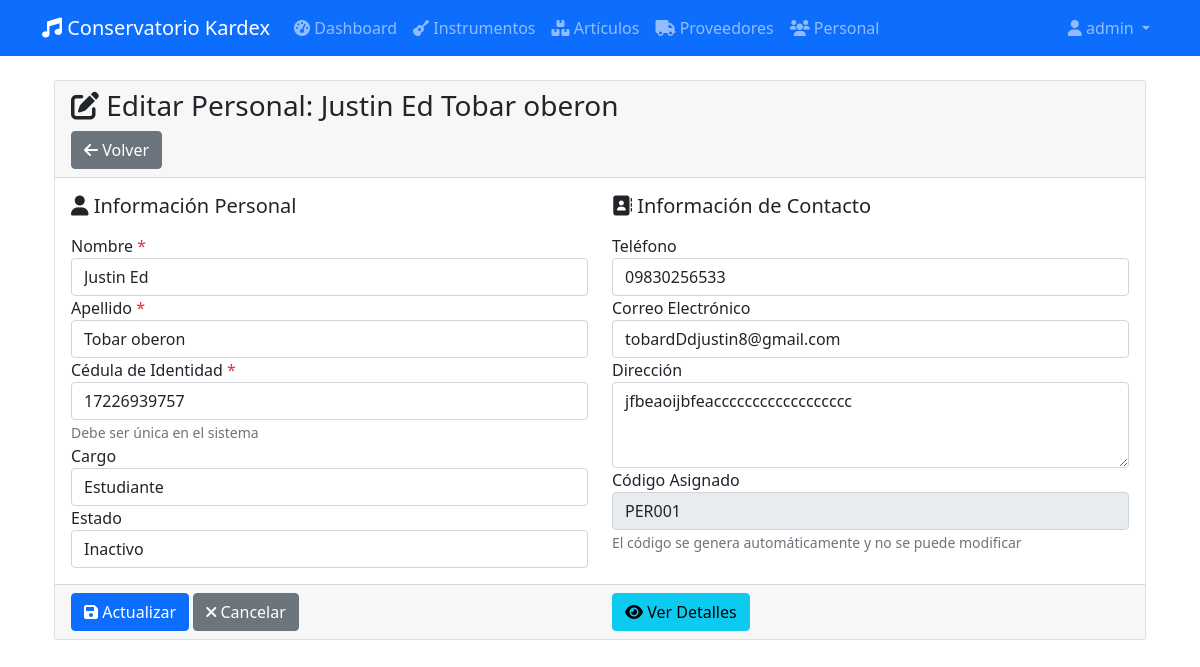
Screenshot of /personal/1/editar (signed in) with the database file from the repository.
### app/database/models.py (models this page shows, shortened)
class BaseModel(db.Model):
    __abstract__ = True
    id = db.Column(db.Integer, primary_key=True)
    created_at = db.Column(db.DateTime, default=datetime.utcnow)
    updated_at = db.Column(db.DateTime, default=datetime.utcnow, onupdate=datetime.utcnow)

class Usuario(UserMixin, BaseModel):
    __tablename__ = 'tb_usuario'
    u_username = db.Column(db.String(50), unique=True, nullable=False)
    u_password = db.Column(db.String(100), nullable=False)  # Almacenará el hash
    movimientos = db.relationship('MovimientoDetalle', backref='usuario', lazy=True)
    @property
    def username(self):
        return self.u_username

class Persona(BaseModel):
    __tablename__ = 'tb_persona'
    pe_codigo = db.Column(db.String(20), unique=True, nullable=False)
    pe_nombre = db.Column(db.String(100), nullable=False)
    pe_apellido = db.Column(db.String(100))
    pe_ci = db.Column(db.String(20))
    pe_telefono = db.Column(db.String(15))
    pe_correo = db.Column(db.String(100))
    pe_direccion = db.Column(db.String(200))
    pe_cargo = db.Column(db.String(50))
    pe_estado = db.Column(db.String(20), default='Activo')
    consumos = db.relationship('Consumo', backref='persona', lazy=True)

### app/routes/web/personal.py (the view, shortened to what this page needs)
@bp.route('/<int:persona_id>/editar', methods=['GET', 'POST'])
@login_required
def editar_personal(persona_id):
    persona = personal_service.obtener_por_id(persona_id)
    if not persona:
        flash('Persona no encontrada', 'error')
        return redirect(url_for('personal.listar_personal'))
    cargos = personal_service.obtener_cargos_disponibles()
    estados = personal_service.obtener_estados_disponibles()
    return render_template('personal/form.html', persona=persona, cargos=cargos, estados=estados)

### app/database/repositories/base.py (called while the page is built)
    def get_by_id(self, id):
        return self.model.query.get(id)

### app/services/personal_service.py (called while the page is built)
    def obtener_por_id(self, persona_id):
        return self.repo.get_by_id(persona_id)

    def obtener_cargos_disponibles(self):
        return [
            'Profesor',
            'Estudiante',
            'Administrativo',
            'Director',
            'Coordinador',
            'Técnico',
            'Investigador'
        ]

    def obtener_estados_disponibles(self):
        return ['Activo', 'Inactivo']

### app/templates/personal/form.html (shortened to what this page needs)
{% extends "base.html" %}
{% block content %}
<div class="container-fluid">
    <div class="row">
        <div class="col-12">
            <div class="card">
                <div class="card-header">
                    <h3 class="card-title">
                        {% if persona %}
                            <i class="fas fa-edit"></i> Editar Personal: {{ persona.pe_nombre }} {{ persona.pe_apellido }}
                        {% else %}
                            <i class="fas fa-plus"></i> Nuevo Personal
                        {% endif %}
                    </h3>
                    <div class="card-tools">
                        <a href="{{ url_for('personal.listar_personal') }}" class="btn btn-secondary">
                            <i class="fas fa-arrow-left"></i> Volver
                        </a>
                    </div>
                </div>
                <form method="POST" id="personalForm">
                    <div class="card-body">
                        <div class="row">
                            <div class="col-md-6">
                                <h5 class="mb-3"><i class="fas fa-user"></i> Información Personal</h5>
                                <div class="form-group">
                                    <label for="nombre">Nombre <span class="text-danger">*</span></label>
                                    <input type="text" class="form-control" id="nombre" name="nombre"
                                           value="{{ persona.pe_nombre if persona else '' }}" required>
                                </div>
                                <div class="form-group">
                                    <label for="apellido">Apellido <span class="text-danger">*</span></label>
                                    <input type="text" class="form-control" id="apellido" name="apellido"
                                           value="{{ persona.pe_apellido if persona else '' }}" required>
                                </div>
                                <div class="form-group">
                                    <label for="ci">Cédula de Identidad <span class="text-danger">*</span></label>
                                    <input type="text" class="form-control" id="ci" name="ci"
                                           value="{{ persona.pe_ci if persona else '' }}" required>
                                    <small class="form-text text-muted">Debe ser única en el sistema</small>
                                </div>
                                <div class="form-group">
                                    <label for="cargo">Cargo</label>
                                    <select class="form-control" id="cargo" name="cargo">
                                        {% for cargo in cargos %}
                                            <option value="{{ cargo }}"
                                                    {{ 'selected' if persona and persona.pe_cargo == cargo else '' }}>
                                                {{ cargo }}
                                            </option>
                                        {% endfor %}
                                    </select>
                                </div>
                                <div class="form-group">
                                    <label for="estado">Estado</label>
                                    <select class="form-control" id="estado" name="estado">
                                        {% for estado in estados %}
                                            <option value="{{ estado }}"
                                                    {{ 'selected' if persona and persona.pe_estado == estado else ('selected' if estado == 'Activo' and not persona else '') }}>
                                                {{ estado }}
                                            </option>
                                        {% endfor %}
                                    </select>
                                </div>
                            </div>
                            <div class="col-md-6">
                                <h5 class="mb-3"><i class="fas fa-address-book"></i> Información de Contacto</h5>
                                <div class="form-group">
                                    <label for="telefono">Teléfono</label>
                                    <input type="tel" class="form-control" id="telefono" name="telefono"
                                           value="{{ persona.pe_telefono if persona else '' }}">
                                </div>
                                <div class="form-group">
                                    <label for="correo">Correo Electrónico</label>
                                    <input type="email" class="form-control" id="correo" name="correo"
                                           value="{{ persona.pe_correo if persona else '' }}">
                                </div>
                                <div class="form-group">
                                    <label for="direccion">Dirección</label>
                                    <textarea class="form-control" id="direccion" name="direccion" rows="3">{{ persona.pe_direccion if persona else '' }}</textarea>
                                </div>
                                {% if persona %}
                                <div class="form-group">
                                    <label>Código Asignado</label>
                                    <input type="text" class="form-control" value="{{ persona.pe_codigo }}" readonly>
                                    <small class="form-text text-muted">El código se genera automáticamente y no se puede modificar</small>
                                </div>
                                {% else %}
                                <div class="alert alert-info">
                                    <i class="fas fa-info-circle"></i>
                                    <strong>Código automático:</strong> Se generará automáticamente un código único (PER001, PER002, etc.) al guardar.
                                </div>
                                {% endif %}
                            </div>
                        </div>
                    </div>
                    <div class="card-footer">
                        <div class="row">
                            <div class="col-md-6">
                                <button type="submit" class="btn btn-primary">
                                    <i class="fas fa-save"></i>
                                    {{ "Actualizar" if persona else "Guardar" }}
                                </button>
                                <a href="{{ url_for('personal.listar_personal') }}" class="btn btn-secondary ml-2">
                                    <i class="fas fa-times"></i> Cancelar
                                </a>
                            </div>
                            {% if persona %}
                            <div class="col-md-6 text-right">
                                <a href="{{ url_for('personal.detalle_personal', persona_id=persona.id) }}"
                                   class="btn btn-info">
                                    <i class="fas fa-eye"></i> Ver Detalles
                                </a>
                            </div>
                            {% endif %}
                        </div>
                    </div>
                </form>
            </div>
        </div>
    </div>
</div>
{% endblock %}

### app/templates/base.html (shortened to what this page needs)
<!DOCTYPE html>
<html lang="es">
<head>
    <link href="https://cdn.jsdelivr.net/npm/bootstrap@5.1.3/dist/css/bootstrap.min.css" rel="stylesheet">
    <link href="https://cdnjs.cloudflare.com/ajax/libs/font-awesome/6.0.0/css/all.min.css" rel="stylesheet">
</head>
<body>
    <nav class="navbar navbar-expand-lg navbar-dark bg-primary">
        <div class="container">
            <a class="navbar-brand" href="{{ url_for('dashboard.index') }}">
                <i class="fas fa-music"></i> Conservatorio Kardex
            </a>
            <div class="collapse navbar-collapse" id="navbarNav">
                {% if current_user.is_authenticated %}
                <ul class="navbar-nav me-auto">
                    <li class="nav-item">
                        <a class="nav-link" href="{{ url_for('dashboard.index') }}">
                            <i class="fas fa-tachometer-alt"></i> Dashboard
                        </a>
                    </li>
                    <li class="nav-item">
                        <a class="nav-link" href="{{ url_for('instrumentos.listar_instrumentos') }}">
                            <i class="fas fa-guitar"></i> Instrumentos
                        </a>
                    </li>
                    <li class="nav-item">
                        <a class="nav-link" href="{{ url_for('articulos.listar_articulos') }}">
                            <i class="fas fa-boxes"></i> Artículos
                        </a>
                    </li>
                    <li class="nav-item">
                        <a class="nav-link" href="{{ url_for('proveedores.listar_proveedores') }}">
                            <i class="fas fa-truck"></i> Proveedores
                        </a>
                    </li>
                    <li class="nav-item">
                        <a class="nav-link" href="{{ url_for('personal.listar_personal') }}">
                            <i class="fas fa-users"></i> Personal
                        </a>
                    </li>
                </ul>
                <ul class="navbar-nav">
                    <li class="nav-item dropdown">
                        <a class="nav-link dropdown-toggle" href="#" id="navbarDropdown" role="button" data-bs-toggle="dropdown">
                            <i class="fas fa-user"></i> {{ current_user.username }}
                        </a>
                    </li>
                </ul>
                {% endif %}
            </div>
        </div>
    </nav>
    <div class="container mt-4">
        {% block content %}{% endblock %}
    </div>
</body>
</html>

### rows the page displays
Usuario: username "admin"
Persona: pe_nombre "Justin Ed", pe_apellido "Tobar oberon", nombre "Justin Ed", apellido "Tobar oberon", ci "17226939757", telefono "09830256533", correo "tobardDdjustin8@gmail.com", direccion "jfbeaoijbfeacccccccccccccccccc", pe_codigo "PER001"

### other values shown
{{ "Actualizar" if persona else "Guardar" }} "Actualizar"
form field cargo "Estudiante"
form field estado "Inactivo"
